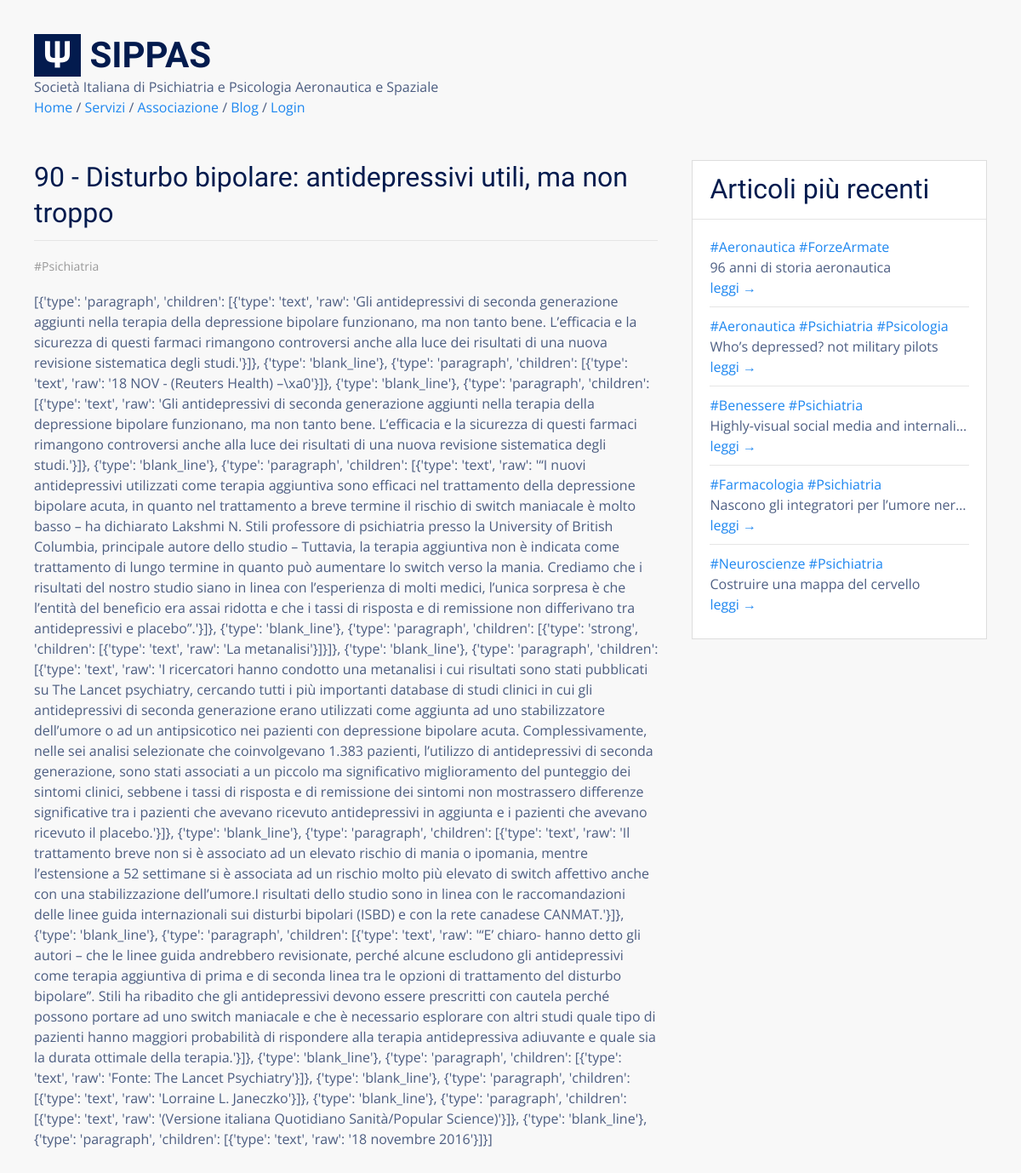
Page /blog/view/90 on the earlier database version.
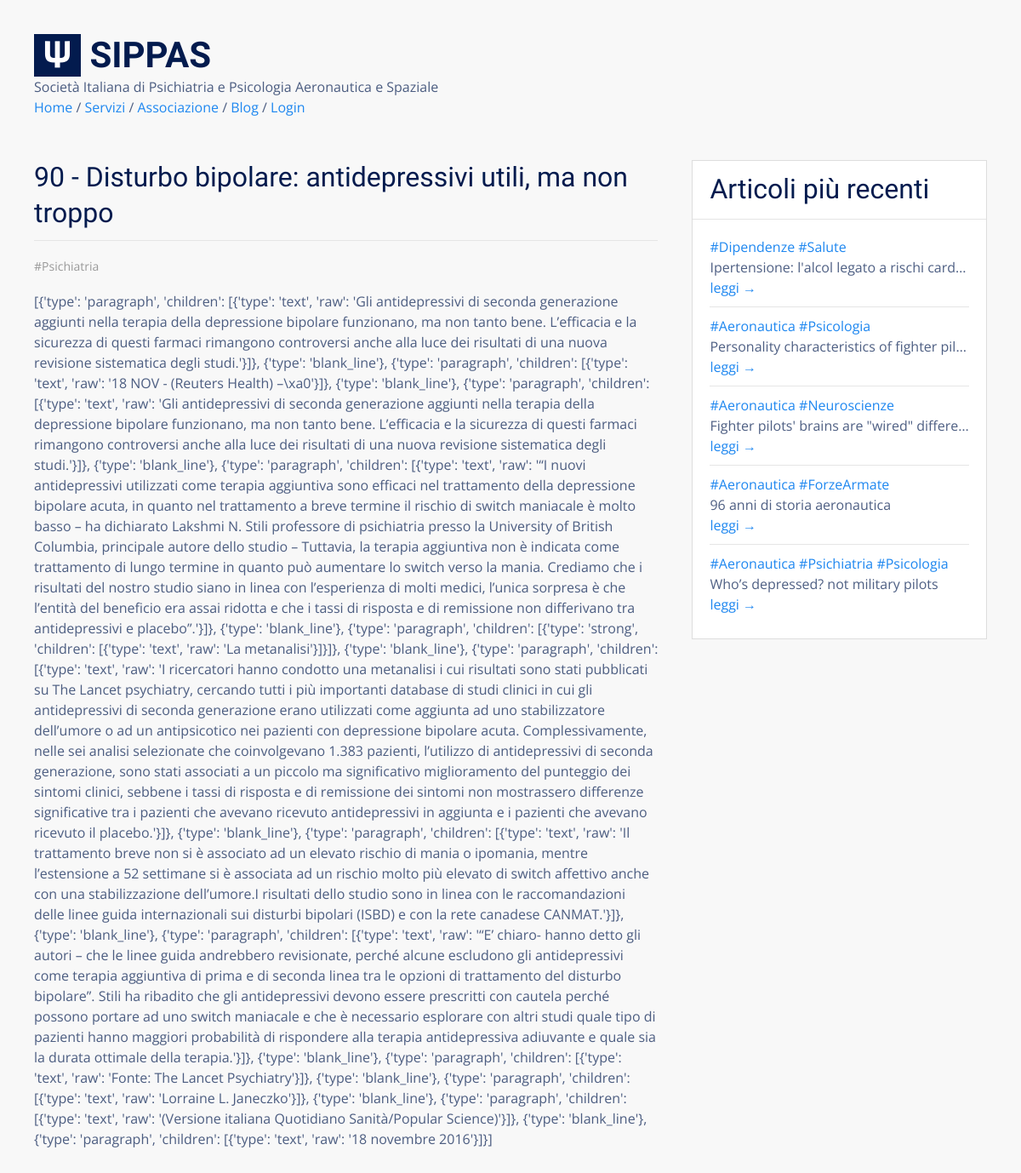
Same page on the later database version.
### tables this page shows
CREATE TABLE "posts" (
  "id" integer NOT NULL PRIMARY KEY AUTOINCREMENT,
  "title" text,
  "body" TEXT,
  "teaser" text,
  "tags" TEXT,
  "is_sticky" integer,
  "author" text,
  "created_at" TEXT,
  "updated_at" text,
  "published_at" TEXT
);

### flaskApp/blueprints/blog/routes.py (the view)
@bp_blog.route("/view/<int:id>")
@cache.cached()
def view_post(id):
  post = query_db('SELECT * FROM posts WHERE id = ?', [id], True)
  latests = query_db('SELECT * FROM posts ORDER BY id DESC LIMIT 5')
  if post == None: abort(404)
  return render_template("blog/post_view.html",  post=post, latests=latests, show_edit=current_user.is_active)

### flaskApp/db/sqlite.py (called while the page is built)
def get_db():
  if "db" not in g:
    g.db = sqlite3.connect(
      db_path,
      detect_types = sqlite3.PARSE_DECLTYPES,
      isolation_level = "DEFERRED"
    )
    g.db.cursor().execute("PRAGMA journal_mode=WAL")
    g.db.row_factory = sqlite3.Row
  return g.db

def query_db(query, args=(), one = False):
  with closing(get_db().cursor().execute(query, args)) as cur:
    rv = cur.fetchall()
    return (rv[0] if rv else None) if one else rv

### flaskApp/extensions/jinja_ext.py (called while the page is built)
def md_to_html(value):
  return markdown(value)

### flaskApp/blueprints/blog/templates/blog/post_view.html (shortened to what this page needs)
{% extends 'base.html' %}
{% block content %}
<div class="uk-section">
  <div class="uk-grid">
    <div class="uk-width-expand">
      <h2 class="uk-heading-divider">{{ post.id }} - {{ post.title }}</h2>
      <article class="uk-article">
        <p class="uk-article-meta">
          {% for tag in post.tags.split(' ') %}
          <a href="{{ url_for('blog.posts_tagged', tag=tag) }}">{{ tag }}</a>
          {% endfor %}<br>
        </p>
        <div>
          {{ post.body | md_to_html | safe }}
        </div>
      </article>
    </div>
    {% if latests %}
    <div class="uk-width-1-3@s uk-text-truncate">
      <div class="uk-card uk-card-default uk-card-small">
        <div class="uk-card-header">
          <h2>Articoli più recenti</h2>
        </div>
        <div class="uk-card-body">
          <ul class="uk-list uk-list-divider uk-margin-medium">
            {% for l in latests %}
            <li class="uk-text-truncate uk-padding-vertical uk-padding-horizontal-small">
              {% for tag in l.tags.split(' ') %}
              <a href="{{ url_for('blog.posts_tagged', tag=tag) }}">{{ tag }}</a>
              {% endfor %}<br>
              {{ l.title | capitalize }}<br>
              <a href="{{ url_for('blog.view_post', id=l.id) }}">leggi &rarr;</a><br>
            </li>
            {% endfor %}
          </ul>
        </div>
      </div>
    </div>
    {% endif %}
  </div>
</div>
{% endblock %}

Differences in the rows shown:
no longer on this page (row edited): posts: tag "#Benessere" "#Psichiatria", title "Highly-visual social media and internali…", shown under "Articoli più recenti"
no longer on this page (row edited): posts: tag "#Farmacologia" "#Psichiatria", title "Nascono gli integratori per l’umore ner…", shown under "Articoli più recenti"
no longer on this page (row edited): posts: tag "#Neuroscienze" "#Psichiatria", title "Costruire una mappa del cervello", shown under "Articoli più recenti"
added posts: tag "#Dipendenze" "#Salute", title "Ipertensione: l'alcol legato a rischi card…", shown under "Articoli più recenti"
added posts: tag "#Aeronautica" "#Psicologia", title "Personality characteristics of fighter pil…", shown under "Articoli più recenti"
added posts: tag "#Aeronautica" "#Neuroscienze", title "Fighter pilots' brains are \"wired\" differe…", shown under "Articoli più recenti"
